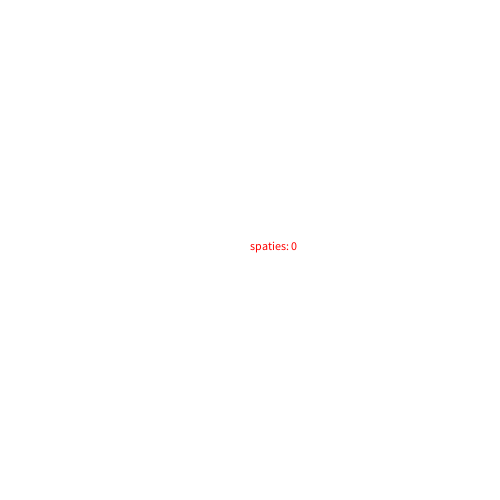
Frame 1 (no input)
Frame 60 (the mouse pressed at the canvas centre just before this capture): identical to frame 1, image omitted
Frame 120 (the mouse held since frame 60 and released just before this capture): identical to frame 1, image omitted

The Processing sketch that drew this single still picture (run headless with seeded random() and noise(); from frame 60 on, the mouse is pressed at the canvas centre):

// Processing sketch: sketch_12_2
// ── sketch_12_2.pde
int getal = 0;
long milliSeconds = 0;

int seconden;  
int gedrukt = 0;
boolean racen = true;

void setup(){
  size(500,500);  
}

void draw(){
  background(255,255,255);
  
seconden = millis()/1000;
if(seconden >= 10){
  racen = false;
}
  fill(255,0,0);
    text("spaties: " + gedrukt, 250,250);
}

void keyReleased(){
  if(key == 32 && racen){
  println(gedrukt++);
}}
